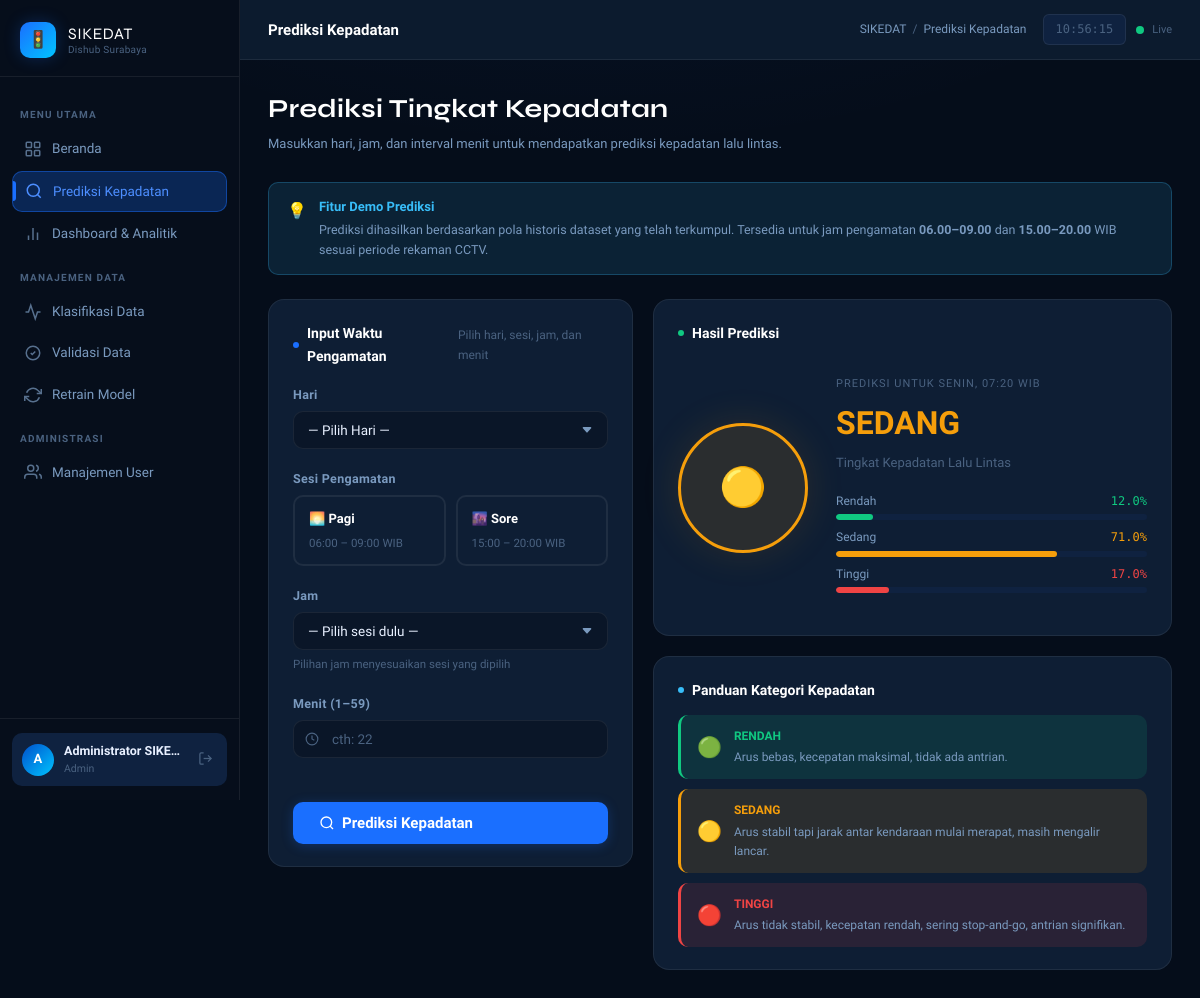
Page /prediksi (signed in) on the committed database.
### models.py (models this page shows, shortened)
class User(UserMixin, db.Model):
    __tablename__ = 'users'
    id           = db.Column(db.Integer, primary_key=True)
    username     = db.Column(db.String(80), unique=True, nullable=False)
    password     = db.Column(db.String(200), nullable=False)  # disimpan ter-hash
    nama_lengkap = db.Column(db.String(150), nullable=True)
    role_id      = db.Column(db.Integer, db.ForeignKey('roles.id'), nullable=False)
    is_active    = db.Column(db.Boolean, default=True)
    created_at   = db.Column(db.DateTime, default=datetime.utcnow)
    dataset_diklasifikasi = db.relationship(
        'Dataset',
        foreign_keys='Dataset.classified_by',
        backref='pengklasifikasi',
        lazy=True
    )
    dataset_divalidasi = db.relationship(
        'Dataset',
        foreign_keys='Dataset.validated_by',
        backref='validator',
        lazy=True
    )
    retrain_dilakukan = db.relationship(
        'RetrainHistory',
        backref='operator',
        lazy=True
    )
    @property
    def has_full_access(self):
        return self.role.akses_penuh if self.role else False

class Role(db.Model):
    __tablename__ = 'roles'
    id          = db.Column(db.Integer, primary_key=True)
    nama        = db.Column(db.String(50), unique=True, nullable=False)
    deskripsi   = db.Column(db.String(200), nullable=True)
    akses_penuh = db.Column(db.Boolean, default=False, nullable=False)
    users = db.relationship('User', backref='role', lazy=True)

### app.py (the view, shortened to what this page needs)
@app.route('/prediksi', methods=['GET', 'POST'])
def prediksi():
    prediction = None
    form_data  = None
    return render_template('prediksi.html',
                           prediction=prediction, form_data=form_data)

### app.py (called while the page is built)
@login_manager.user_loader
def load_user(user_id):
    return User.query.get(int(user_id))

@app.context_processor
def inject_globals():
    return {'now': datetime.utcnow()}

### templates/prediksi.html (shortened to what this page needs)
{% extends "base.html" %}
{% block page_title %}Prediksi Kepadatan{% endblock %}
{% block breadcrumb %}Prediksi Kepadatan{% endblock %}
{% block content %}
<div class="page-header">
  <h1>Prediksi Tingkat Kepadatan</h1>
  <p>Masukkan hari, jam, dan interval menit untuk mendapatkan prediksi kepadatan lalu lintas.</p>
</div>
<div class="alert alert-info fade-in" style="margin-bottom: 24px;">
  <span class="alert-icon">💡</span>
  <div class="alert-body">
    <div class="alert-title">Fitur Demo Prediksi</div>
    <div class="alert-desc">
      Prediksi dihasilkan berdasarkan pola historis dataset yang telah terkumpul.
      Tersedia untuk jam pengamatan <strong>06.00–09.00</strong> dan
      <strong>15.00–20.00</strong> WIB sesuai periode rekaman CCTV.
    </div>
  </div>
</div>
<div class="grid grid-12 fade-in">
  <div class="col-span-5">
    <div class="card fade-in delay-1">
      <div class="card-header">
        <div class="card-title"><span class="dot"></span>Input Waktu Pengamatan</div>
        <div class="card-subtitle">Pilih hari, sesi, jam, dan menit</div>
      </div>
      <form method="POST" action="{{ url_for('prediksi') }}" id="prediksiForm">
        <div class="form-group">
          <label class="form-label">Hari</label>
          <select class="form-control" name="hari" id="inputHari" required>
            <option value="">— Pilih Hari —</option>
          </select>
        </div>
        <div class="form-group">
          <label class="form-label">Sesi Pengamatan</label>
          <div style="display:grid;grid-template-columns:1fr 1fr;gap:10px;">
            <label style="border:2px solid var(--border);border-radius:var(--radius-md);
                          padding:12px 14px;cursor:pointer;transition:var(--transition);
                          display:flex;flex-direction:column;gap:4px;"
                   id="labelPagi" onclick="setSesi('pagi')">
              <span style="font-size:13px;font-weight:700;color:var(--text-heading);">🌅 Pagi</span>
              <span style="font-size:11.5px;color:var(--text-muted);">06:00 – 09:00 WIB</span>
            </label>
            <label style="border:2px solid var(--border);border-radius:var(--radius-md);
                          padding:12px 14px;cursor:pointer;transition:var(--transition);
                          display:flex;flex-direction:column;gap:4px;"
                   id="labelSore" onclick="setSesi('sore')">
              <span style="font-size:13px;font-weight:700;color:var(--text-heading);">🌆 Sore</span>
              <span style="font-size:11.5px;color:var(--text-muted);">15:00 – 20:00 WIB</span>
            </label>
          </div>
        </div>
        <div class="form-group">
          <label class="form-label">Jam</label>
          <select class="form-control" name="jam" id="inputJam" required>
            <option value="">— Pilih sesi dulu —</option>
          </select>
          <div class="form-hint">Pilihan jam menyesuaikan sesi yang dipilih</div>
        </div>
        <div class="form-group">
          <label class="form-label">Menit (1–59)</label>
          <div class="input-group">
            <input
              type="number"
              class="form-control"
              name="menit"
              id="inputMenit"
              min="1" max="59"
              placeholder="cth: 22"
              value="{{ form_data.menit if form_data is defined and form_data.menit else '' }}"
              oninput="previewRounding(this.value)"
              required
            />
          </div>
          <div id="roundingHint" class="form-hint" style="margin-top:6px;min-height:18px;"></div>
        </div>
        <button type="submit" class="btn btn-primary btn-lg w-full" id="btnPrediksi">
          <svg width="16" height="16" viewBox="0 0 24 24" fill="none"
               stroke="currentColor" stroke-width="2">
            <circle cx="11" cy="11" r="8"/>
            <line x1="21" y1="21" x2="16.65" y2="16.65"/>
          </svg>
          Prediksi Kepadatan
        </button>
      </form>
    </div>
  </div>
  <div class="col-span-7">
    <div class="card fade-in delay-2" style="margin-bottom: 20px;">
      <div class="card-header">
        <div class="card-title">
          <span class="dot" style="background:var(--success);"></span>Hasil Prediksi
        </div>
      </div>
      <div style="display:flex;align-items:center;gap:28px;padding:12px 0;">
        <div style="
          width:130px;height:130px;border-radius:50%;flex-shrink:0;
          display:flex;flex-direction:column;align-items:center;justify-content:center;
          background:var(--label-{{ pred_label | lower }}-bg);
          border:3px solid var(--label-{{ pred_label | lower }});
          box-shadow:0 0 40px var(--label-{{ pred_label | lower }}-bg);
          font-size:38px;
        ">
          {{ '🟢' if pred_label == 'Rendah' else ('🟡' if pred_label == 'Sedang' else '🔴') }}
        </div>
        <div style="flex:1;">
          <div style="font-size:11px;color:var(--text-muted);text-transform:uppercase;
                      letter-spacing:1px;margin-bottom:6px;">
            Prediksi untuk
            {{ pred_hari }}, {{ pred_jam }}:{{ pred_menit }} WIB
          </div>
          <div style="font-size:32px;font-weight:800;
                      color:var(--label-{{ pred_label | lower }});margin-bottom:4px;">
            {{ pred_label | upper }}
          </div>
          <div style="font-size:13px;color:var(--text-muted);margin-bottom:18px;">
            Tingkat Kepadatan Lalu Lintas
          </div>
          {% for cls, prob in pred_proba.items() %}
          <div style="margin-bottom:8px;">
            <div class="flex justify-between" style="font-size:12px;margin-bottom:3px;">
              <span style="color:var(--text-secondary);">{{ cls }}</span>
              <span class="text-mono"
                    style="color:var(--label-{{ cls | lower }});">
                {{ (prob * 100) | round(1) }}%
              </span>
            </div>
            <div class="progress-bar">
              <div class="progress-fill
                {{ 'success' if cls == 'Rendah' else
                   ('warning' if cls == 'Sedang' else 'danger') }}"
                   style="width:{{ (prob * 100) | round(1) }}%;"></div>
            </div>
          </div>
          {% endfor %}
        </div>
      </div>
    </div>
    <div class="card fade-in delay-3">
      <div class="card-title" style="margin-bottom:14px;">
        <span class="dot" style="background:var(--info);"></span>
        Panduan Kategori Kepadatan
      </div>
      <div style="display:flex;flex-direction:column;gap:10px;">
        {% for icon, label, color, bg, desc in [
          ('🟢','RENDAH','var(--label-rendah)','var(--label-rendah-bg)',
           'Arus bebas, kecepatan maksimal, tidak ada antrian.'),
          ('🟡','SEDANG','var(--label-sedang)','var(--label-sedang-bg)',
           'Arus stabil tapi jarak antar kendaraan mulai merapat, masih mengalir lancar.'),
          ('🔴','TINGGI','var(--label-tinggi)','var(--label-tinggi-bg)',
           'Arus tidak stabil, kecepatan rendah, sering stop-and-go, antrian signifikan.'),
        ] %}
        <div style="display:flex;align-items:center;gap:12px;
                    padding:12px 16px;background:{{ bg }};
                    border-radius:var(--radius-md);border-left:3px solid {{ color }};">
          <span style="font-size:20px;">{{ icon }}</span>
          <div>
            <div style="font-size:12px;font-weight:800;color:{{ color }};margin-bottom:2px;">
              {{ label }}
            </div>
            <div style="font-size:12px;color:var(--text-secondary);">{{ desc }}</div>
          </div>
        </div>
        {% endfor %}
      </div>
    </div>
  </div>
</div>
{% endblock %}

### templates/base.html (shortened to what this page needs)
<!DOCTYPE html>
<html lang="id">
<head>
  <link rel="stylesheet" href="{{ url_for('static', filename='css/style.css') }}" />
</head>
<body>
<div class="layout">
  <aside class="sidebar" id="sidebar">
    <div class="sidebar-logo">
      <div class="sidebar-logo-icon">🚦</div>
      <div class="sidebar-logo-text">
        <span class="brand">SIKEDAT</span>
        <span class="sub">Dishub Surabaya</span>
      </div>
    </div>
    <nav class="sidebar-nav">
      <div class="nav-section-label">Menu Utama</div>
      <a href="{{ url_for('index') }}"
         class="nav-item {% if request.endpoint == 'index' %}active{% endif %}">
        <svg class="icon" viewBox="0 0 24 24" fill="none" stroke="currentColor" stroke-width="2">
          <rect x="3" y="3" width="7" height="7" rx="1"/>
          <rect x="14" y="3" width="7" height="7" rx="1"/>
          <rect x="3" y="14" width="7" height="7" rx="1"/>
          <rect x="14" y="14" width="7" height="7" rx="1"/>
        </svg>
        Beranda
      </a>
      <a href="{{ url_for('prediksi') }}"
         class="nav-item {% if request.endpoint == 'prediksi' %}active{% endif %}">
        <svg class="icon" viewBox="0 0 24 24" fill="none" stroke="currentColor" stroke-width="2">
          <circle cx="11" cy="11" r="8"/>
          <line x1="21" y1="21" x2="16.65" y2="16.65"/>
        </svg>
        Prediksi Kepadatan
      </a>
      {% if current_user.is_authenticated %}
      <a href="{{ url_for('dashboard') }}"
         class="nav-item {% if request.endpoint == 'dashboard' %}active{% endif %}">
        <svg class="icon" viewBox="0 0 24 24" fill="none" stroke="currentColor" stroke-width="2">
          <line x1="18" y1="20" x2="18" y2="10"/>
          <line x1="12" y1="20" x2="12" y2="4"/>
          <line x1="6" y1="20" x2="6" y2="14"/>
        </svg>
        Dashboard &amp; Analitik
      </a>
      {% if current_user.has_full_access %}
      <div class="nav-section-label">Manajemen Data</div>
      <a href="{{ url_for('classifier') }}"
         class="nav-item {% if request.endpoint == 'classifier' %}active{% endif %}">
        <svg class="icon" viewBox="0 0 24 24" fill="none" stroke="currentColor" stroke-width="2">
          <polyline points="22 12 18 12 15 21 9 3 6 12 2 12"/>
        </svg>
        Klasifikasi Data
      </a>
      <a href="{{ url_for('validasi') }}"
         class="nav-item {% if request.endpoint == 'validasi' %}active{% endif %}">
        <svg class="icon" viewBox="0 0 24 24" fill="none" stroke="currentColor" stroke-width="2">
          <path d="M9 12l2 2 4-4"/>
          <path d="M21 12c0 4.97-4.03 9-9 9S3 16.97 3 12 7.03 3 12 3s9 4.03 9 9z"/>
        </svg>
        Validasi Data
      </a>
      <a href="{{ url_for('retrain_model') }}"
         class="nav-item {% if request.endpoint == 'retrain_model' %}active{% endif %}">
        <svg class="icon" viewBox="0 0 24 24" fill="none" stroke="currentColor" stroke-width="2">
          <polyline points="23 4 23 10 17 10"/>
          <polyline points="1 20 1 14 7 14"/>
          <path d="M3.51 9a9 9 0 0 1 14.85-3.36L23 10M1 14l4.64 4.36A9 9 0 0 0 20.49 15"/>
        </svg>
        Retrain Model
      </a>
      {% endif %}
      {% if current_user.role and current_user.role.nama == 'admin' %}
      <div class="nav-section-label">Administrasi</div>
      <a href="{{ url_for('users_list') }}"
         class="nav-item {% if 'users' in request.endpoint %}active{% endif %}">
        <svg class="icon" viewBox="0 0 24 24" fill="none" stroke="currentColor" stroke-width="2">
          <path d="M17 21v-2a4 4 0 0 0-4-4H5a4 4 0 0 0-4 4v2"/>
          <circle cx="9" cy="7" r="4"/>
          <path d="M23 21v-2a4 4 0 0 0-3-3.87"/>
          <path d="M16 3.13a4 4 0 0 1 0 7.75"/>
        </svg>
        Manajemen User
      </a>
      {% endif %}
      {% endif %}
    </nav>
    <div class="sidebar-footer">
      {% if current_user.is_authenticated %}
      <div class="sidebar-user">
        <div class="user-avatar">
          {{ current_user.nama_lengkap[0].upper() if current_user.nama_lengkap else current_user.username[0].upper() }}
        </div>
        <div class="user-info">
          <div class="name">{{ current_user.nama_lengkap or current_user.username }}</div>
          <div class="role">{{ current_user.role.nama | capitalize if current_user.role else '—' }}</div>
        </div>
        <a href="{{ url_for('auth.logout') }}" class="logout-btn" title="Keluar">
          <svg width="15" height="15" viewBox="0 0 24 24" fill="none" stroke="currentColor" stroke-width="2">
            <path d="M9 21H5a2 2 0 0 1-2-2V5a2 2 0 0 1 2-2h4"/>
            <polyline points="16 17 21 12 16 7"/>
            <line x1="21" y1="12" x2="9" y2="12"/>
          </svg>
        </a>
      </div>
      {% else %}
      <a href="{{ url_for('auth.login') }}" class="btn btn-primary w-full btn-sm">
        🔐 Login Dishub
      </a>
      {% endif %}
    </div>
  </aside>
  <div class="main-content">
    <header class="topbar">
      <div class="topbar-title">{% block page_title %}{% endblock %}</div>
      <div class="topbar-breadcrumb">
        <span>SIKEDAT</span>
        <span class="sep">/</span>
        <span>{% block breadcrumb %}{% endblock %}</span>
      </div>
      <div class="topbar-actions">
        <div class="topbar-time" id="live-clock">--:--:--</div>
        <div class="flex items-center gap-2">
          <div class="live-dot"></div>
          <span style="font-size:11px;color:var(--text-muted);">Live</span>
        </div>
      </div>
    </header>
    <main class="page-content">
      {% block content %}{% endblock %}
    </main>
  </div>
</div>
</body>
</html>

### rows in the picture
User: nama_lengkap "A", nama_lengkap "Administrator SIKE…"
Role: role.nama "Admin"

### other values in the picture
{{ pred_hari }} "SENIN"
{{ pred_jam }} "07"
{{ pred_menit }} "20"
{{ pred_label | upper }} "SEDANG"
{{ cls }} "Rendah" "Sedang" "Tinggi"
{{ (prob * 100) | round(1) }} "12.0" "71.0" "17.0"
{{ icon }} "🟢" "🟡" "🔴"
{{ label }} "RENDAH" "SEDANG" "TINGGI"
{{ desc }} "Arus bebas, kecepatan maksimal, tidak ada antrian." "Arus stabil tapi jarak antar kendaraan mulai merapat, masih mengalir lancar." "Arus tidak stabil, kecepatan rendah, sering stop-and-go, antrian signifikan."
